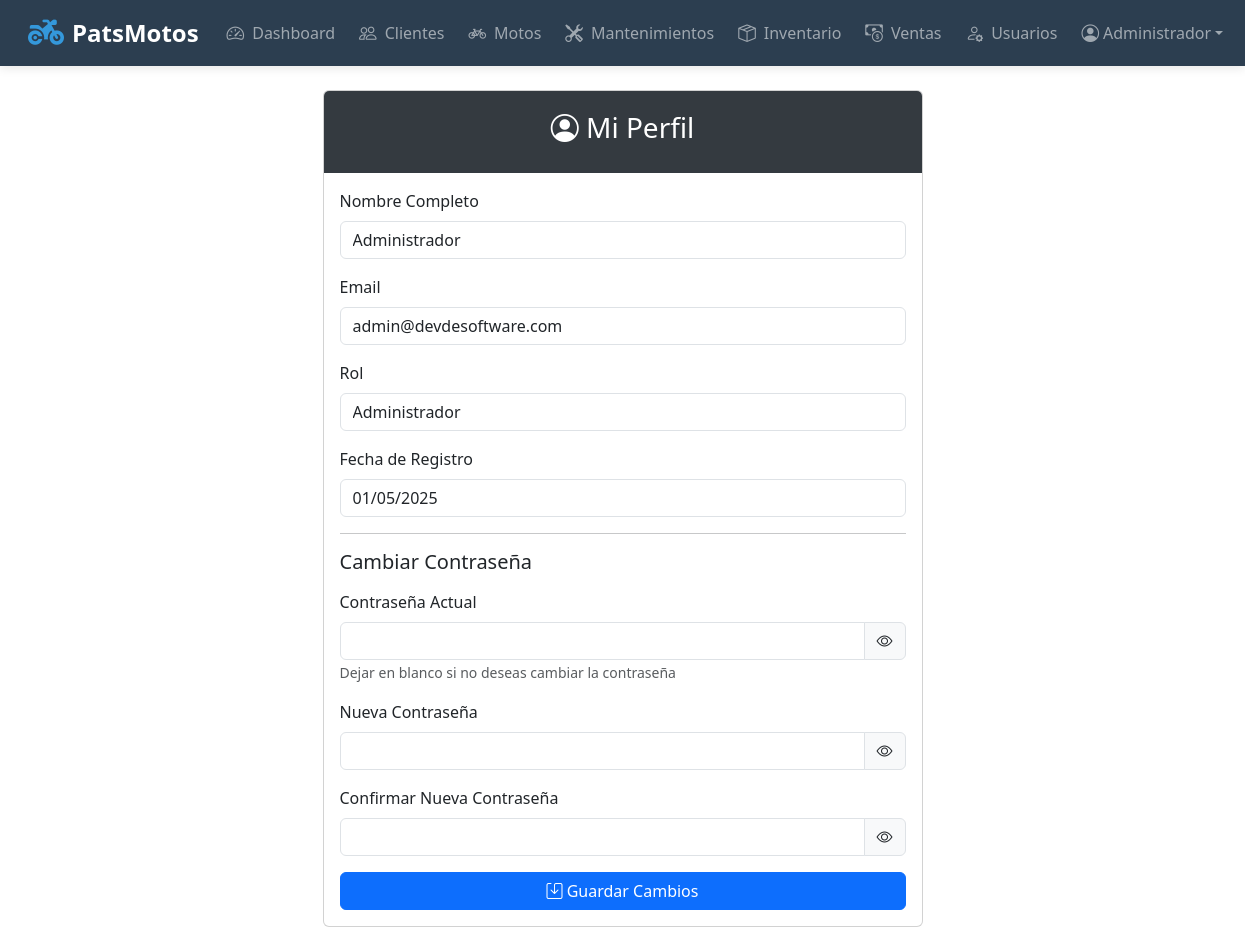
Screenshot of /perfil.php (signed in) with the database file from the repository.
### tables this page shows
CREATE TABLE `usuarios` (
  `id` int(11) NOT NULL,
  `nombre` varchar(100) NOT NULL,
  `email` varchar(100) NOT NULL,
  `password` varchar(255) NOT NULL,
  `rol` enum('administrador','empleado') NOT NULL,
  `fecha_registro` timestamp NULL DEFAULT current_timestamp(),
  `ultimo_login` timestamp NULL DEFAULT NULL,
  `activo` tinyint(1) DEFAULT 1
);

### perfil.php (the view, shortened to what this page needs)
<?php
require_once 'config.php';
$stmt = $conn->prepare("SELECT * FROM usuarios WHERE id = ?");
$stmt->execute([$_SESSION['user_id']]);
$usuario = $stmt->fetch(PDO::FETCH_ASSOC);
?>
<!DOCTYPE html>
<html lang="es">
<head>
    <link href="https://cdn.jsdelivr.net/npm/bootstrap@5.3.0/dist/css/bootstrap.min.css" rel="stylesheet">
    <link href="https://cdn.jsdelivr.net/npm/bootstrap-icons@1.10.0/font/bootstrap-icons.css" rel="stylesheet">
    <link href="https://cdnjs.cloudflare.com/ajax/libs/font-awesome/6.5.0/css/all.min.css" rel="stylesheet">
</head>
<body>
    <?php include 'navbar.php'; ?>
    <div class="container mt-4">
        <div class="card profile-card">
            <div class="profile-header text-center">
                <h3><i class="bi bi-person-circle"></i> Mi Perfil</h3>
            </div>
            <div class="card-body">
                <form method="POST">
                    <div class="mb-3">
                        <label for="nombre" class="form-label">Nombre Completo</label>
                        <input type="text" class="form-control" id="nombre" name="nombre" value="<?php echo htmlspecialchars($usuario['nombre']); ?>" required>
                    </div>
                    <div class="mb-3">
                        <label for="email" class="form-label">Email</label>
                        <input type="email" class="form-control" id="email" name="email" value="<?php echo htmlspecialchars($usuario['email']); ?>" required>
                    </div>
                    <div class="mb-3">
                        <label for="rol" class="form-label">Rol</label>
                        <input type="text" class="form-control" value="<?php echo ucfirst($usuario['rol']); ?>" readonly>
                    </div>
                    <div class="mb-3">
                        <label for="registro" class="form-label">Fecha de Registro</label>
                        <input type="text" class="form-control" value="<?php echo date('d/m/Y', strtotime($usuario['fecha_registro'])); ?>" readonly>
                    </div>
                    <hr>
                    <h5 class="mb-3">Cambiar Contraseña</h5>
                    <div class="mb-3">
                        <label for="current_password" class="form-label">Contraseña Actual</label>
                        <div class="input-group">
                            <input type="password" class="form-control" id="current_password" name="current_password">
                            <span class="input-group-text password-toggle" onclick="togglePassword('current_password')">
                                <i class="bi bi-eye"></i>
                            </span>
                        </div>
                        <small class="text-muted">Dejar en blanco si no deseas cambiar la contraseña</small>
                    </div>
                    <div class="mb-3">
                        <label for="new_password" class="form-label">Nueva Contraseña</label>
                        <div class="input-group">
                            <input type="password" class="form-control" id="new_password" name="new_password">
                            <span class="input-group-text password-toggle" onclick="togglePassword('new_password')">
                                <i class="bi bi-eye"></i>
                            </span>
                        </div>
                    </div>
                    <div class="mb-3">
                        <label for="confirm_password" class="form-label">Confirmar Nueva Contraseña</label>
                        <div class="input-group">
                            <input type="password" class="form-control" id="confirm_password" name="confirm_password">
                            <span class="input-group-text password-toggle" onclick="togglePassword('confirm_password')">
                                <i class="bi bi-eye"></i>
                            </span>
                        </div>
                    </div>
                    <div class="d-grid gap-2">
                        <button type="submit" class="btn btn-primary">
                            <i class="bi bi-save"></i> Guardar Cambios
                        </button>
                    </div>
                </form>
            </div>
        </div>
    </div>
</body>
</html>

### perfil.php (style rules this page uses)
.profile-card { max-width: 600px; margin: 0 auto; }
.profile-header { background-color: #343a40; color: white; padding: 20px; border-radius: 5px 5px 0 0; }
.password-toggle { cursor: pointer; }

### navbar.php (style rules this page uses)
:root { --navbar-bg: #2c3e50; --navbar-hover: #34495e; --primary-accent: #3498db; --badge-color: #e74c3c; }

### rows the page displays
usuarios: nombre "Administrador", email "admin@devdesoftware.com", rol "Administrador", fecha_registro "01/05/2025"

### other values shown
$item['title'] "Dashboard"
$item['title'] "Clientes"
$item['title'] "Motos"
$item['title'] "Mantenimientos"
$item['title'] "Inventario"
$item['title'] "Ventas"
$item['title'] "Usuarios"
$userName "Administrador"
